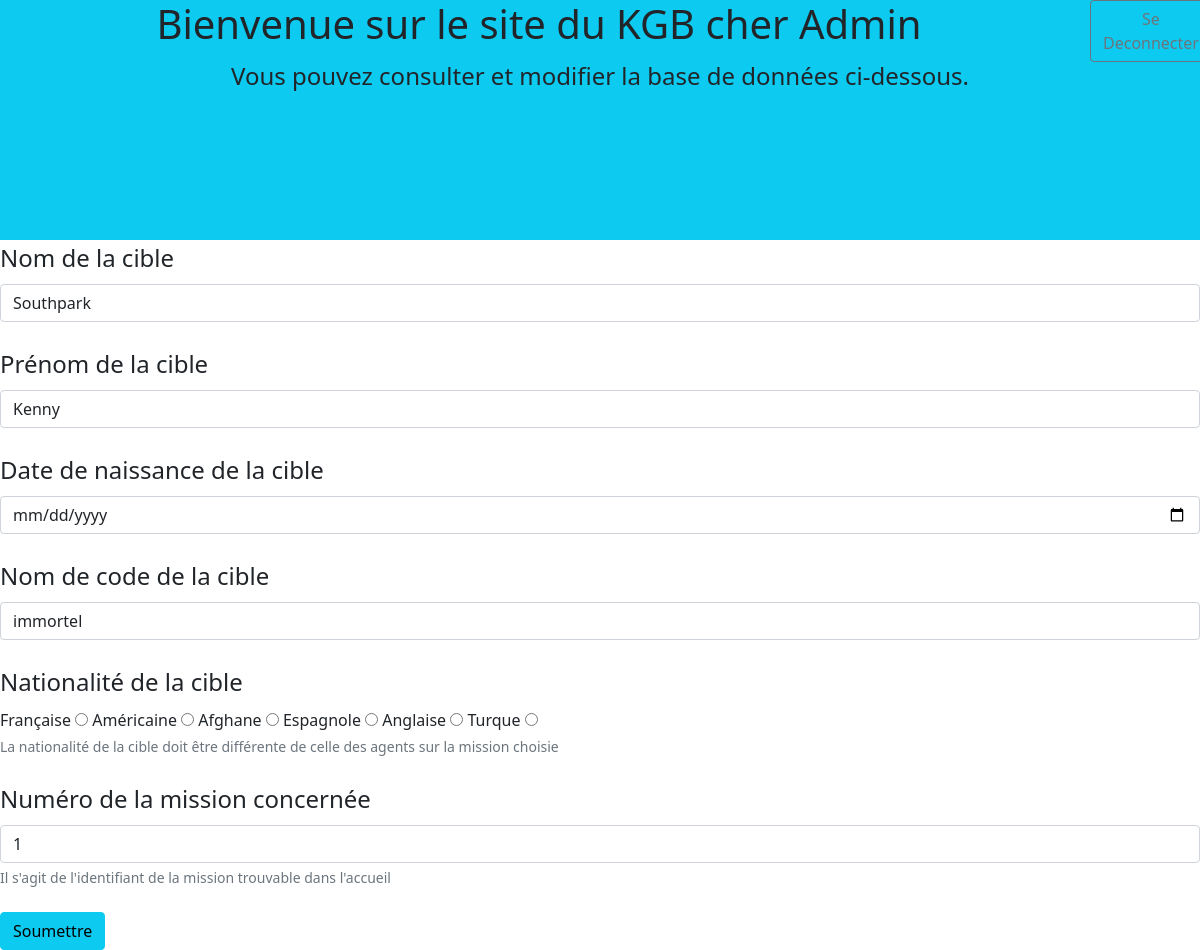
Screenshot of /back/modcible/1 (signed in) with the database file from the repository.
### tables this page shows
CREATE TABLE `cible` (
  `ID` int(11) NOT NULL,
  `NOM` varchar(36) NOT NULL,
  `PRENOM` varchar(36) NOT NULL,
  `DATE_CIBLE` date NOT NULL,
  `NOMCODE_CIBLE` varchar(36) NOT NULL,
  `NATIONALITE` varchar(36) NOT NULL,
  `MISSION_CIBLE` int(11) NOT NULL
);

### Controlleur/BackController.php (called while the page is built, shortened)
<?php
require_once('Modèle/ManageBack.php');
class BackController
{
    private $Manager;
    public function __construct()
    {
        $this->Manager = new ManageBack();
    }
    public function modificationCible($id)
    {
        $cible = $this->Manager->recupCibleid($id);
        require_once('Vue/cibles/modifcible.php');
    }
}

### Modèle/ManageBack.php (called while the page is built, shortened)
<?php
require_once('Cible.php');
class ManageBack extends AccesBdd
{
    private $cibles;
    public function setCibles($cibles)
    {
        $this->cibles[] = $cibles;
    }
    public function Affichemescibles()
    {
        $pdo = $this->getBdd();
        $req3 = $pdo->prepare('SELECT id, nom, prenom, date_cible, nomcode_cible, nationalite, mission_cible FROM Cible');
        $req3->execute();
        $mescibles = $req3->fetchAll(PDO::FETCH_ASSOC);
        foreach ($mescibles as $cible) {
            $m = new Cible($cible['nom'], $cible['prenom'], $cible['date_cible'], $cible['nomcode_cible'], $cible['nationalite']);
        }
    }
    public function recupCibleid($id)
    {
        $this->Affichemescibles();
        for ($i = 0; $i < count($this->cibles); $i++) {
            if ($this->cibles[$i]->getId() === $id) {
                return $this->cibles[$i];
            }
        }
    }
}

### Modèle/Cible.php (called while the page is built, shortened)
<?php
class Cible
{
    private int $id;
    private string $nom;
    private string $prenom;
    private string $nomcode;
    private $mission;
    public function __construct(string $nom, string $prenom, $date, string $nomcode, string $nationalite)
    {
        $this->nom = $nom;
        $this->prenom = $prenom;
        $this->nomcode = $nomcode;
    }
    public function getId()
    {
        return $this->id;
    }
    public function setId($id)
    {
        $this->id = $id;
    }
    public function getNom()
    {
        return $this->nom;
    }
    public function getPrenom()
    {
        return $this->prenom;
    }
    public function getNomcode()
    {
        return $this->nomcode;
    }
    public function getMission()
    {
        return $this->mission;
    }
    public function setMission($mission)
    {
        $this->mission = $mission;
    }
}

### Vue/cibles/modifcible.php (the view, shortened to what this page needs)
<div class="container-fluid violet">
    <div class="row w-100">
        <div class="col-md-11">
            <h1 class="text-center">Bienvenue sur le site du KGB cher Admin</h1>
        </div>
        <div class="col-md-1"><a href="<?= URL ?>connexion/deconnexion"><button type="button" class="btn btn-outline-secondary">Se Deconnecter</button></a></div>
    </div>
    <div class="row">
        <h4 class="text-center">
            Vous pouvez consulter et modifier la base de données ci-dessous.
        </h4>
    </div>
</div>
<form method="post" action="<?= URL ?>back/modciblev/<?= $cible->getId() ?>">
    <label for="nom" class="form-label fs-4 fw-light">Nom de la cible</label>
    <input type="text" name="nom" class="form-control" value="<?= $cible->getNom() ?>"><br>
    <label for="prenom" class="form-label fs-4 fw-light">Prénom de la cible</label>
    <input type="text" name="prenom" class="form-control" value="<?= $cible->getPrenom() ?>"><br>
    <label for="date" class="form-label fs-4 fw-light">Date de naissance de la cible</label>
    <input type="date" name="date" class="form-control"><br>
    <label for="nomcode" class="form-label fs-4 fw-light">Nom de code de la cible</label>
    <input type="text" name="nomcode" class="form-control" value="<?= $cible->getNomcode() ?>"><br>
    <fieldset>
        <legend>Nationalité de la cible</legend>
        <label for="Française">Française</label>
        <input type="radio" id="Française" name="nationalite" value="France">
        <label for="Américaine">Américaine</label>
        <input type="radio" id="Américaine" name="nationalite" value="USA">
        <label for="Afghane">Afghane</label>
        <input type="radio" id="Afghane" name="nationalite" value="Afghanisthan">
        <label for="Espagnole">Espagnole</label>
        <input type="radio" id="Espagnole" name="nationalite" value="Espagne">
        <label for="Anglaise">Anglaise</label>
        <input type="radio" id="Anglaise" name="nationalite" value="Angleterre">
        <label for="Turque">Turque</label>
        <input type="radio" id="Turque" name="nationalite" value="Turquie">
    </fieldset>
    <div class="form-text">La nationalité de la cible doit être différente de celle des agents sur la mission choisie</div><br>
    <label for="number" class="form-label fs-4 fw-light">Numéro de la mission concernée</label>
    <input type="number" name="mission" class="form-control" value="<?= $cible->getMission() ?>">
    <div class="form-text">Il s'agit de l'identifiant de la mission trouvable dans l'accueil</div><br>
    <button type="submit" class="btn btn-info">Soumettre</button>
</form>
<?php require('Vue/base.php'); ?>

### index.css (style rules this page uses)
.violet { background-color:#0dcaf0; height : 30vh; }

### rows the page displays
cible: nom "Southpark", prenom "Kenny", nomcode "immortel", mission "1"
